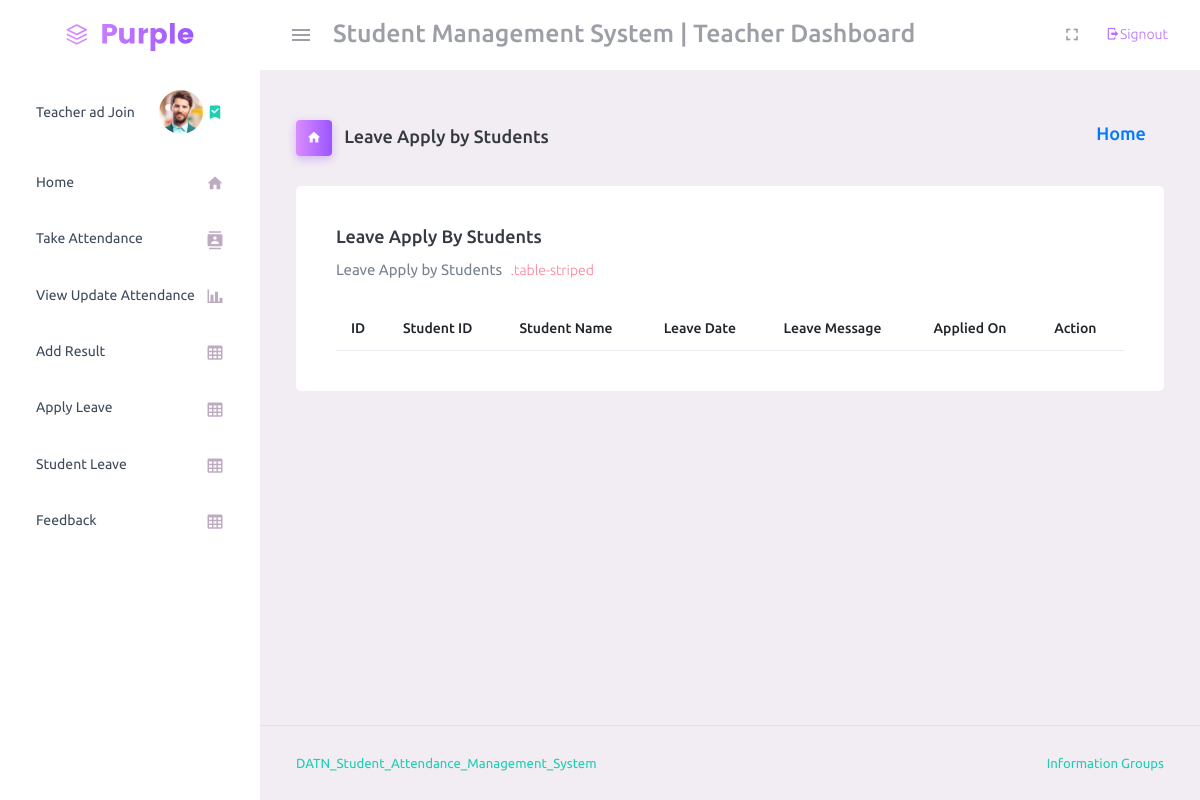
The page /student_leave_view/ (signed in) on the database as committed earlier.
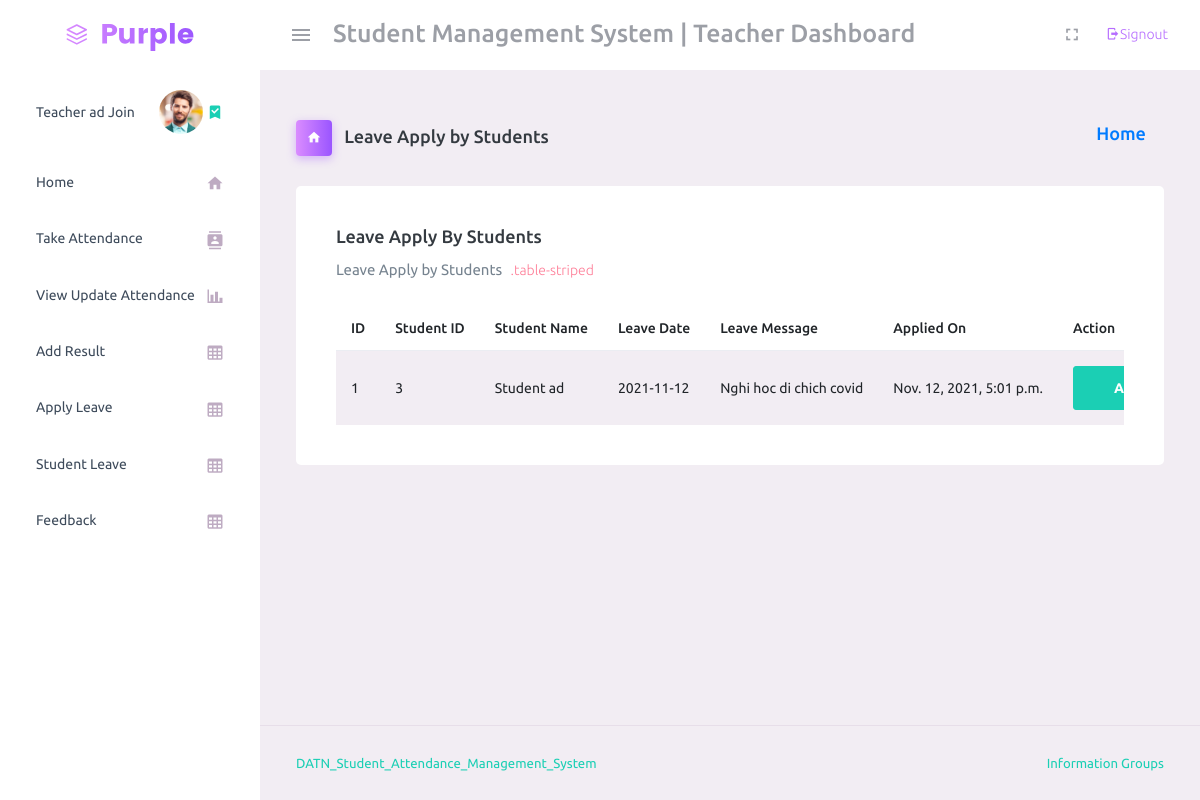
The same page on the database as committed later.
### student_management_app/models.py (models this page shows)
class LeaveReportStudent(models.Model):
    id = models.AutoField(primary_key=True)
    student_id = models.ForeignKey(Students, on_delete=models.CASCADE)
    leave_date = models.CharField(max_length=255)
    leave_message = models.TextField()
    leave_status = models.BooleanField(default=False)
    created_at = models.DateTimeField(auto_now_add=True)
    updated_at = models.DateTimeField(auto_now_add=True)
    objects = models.Manager()

class Students(models.Model):
    id=models.AutoField(primary_key=True)
    name = models.CharField(max_length=255)
    email = models.CharField(max_length=255)
    password = models.CharField(max_length=255)
    admin=models.OneToOneField(CustomUser,on_delete=models.CASCADE)
    gender=models.CharField(max_length=255)
    profile_pic=models.FileField()
    address=models.TextField()
    course_id=models.ForeignKey(Courses,on_delete=models.DO_NOTHING, default=1)
    session_year_id = models.ForeignKey(SessionYearModel, on_delete=models.DO_NOTHING, default=1)
    created_at=models.DateTimeField(auto_now_add=True)
    updated_at=models.DateTimeField(auto_now_add=True)
    objects = models.Manager()

class CustomUser(AbstractUser):
    user_type_data = ((1, "HOD"), (2, "Teacher"), (3, "Student"))
    user_type = models.CharField(default=1, choices=user_type_data, max_length=10)

### student_management_app/TeacherViews.py (the view)
# urls.py: path('student_leave_view/', TeacherViews.student_leave_view, name="student_leave_view"),
def student_leave_view(request):
    leaves = LeaveReportStudent.objects.all()
    context = {
        "leaves": leaves
    }
    return render(request, 'teacher_template/student_leave_view.html', context)

### student_management_app/templates/teacher_template/student_leave_view.html (shortened to what this page needs)
{% extends 'teacher_template/base_template.html'%}
{% load static %}
{% block page_title %}
Leave Apply by Students
{% endblock page_title %}
{% block content %}
    <div class="card">
        <div class="card-body">
        <div class="search-field d-none d-md-block">
            <h4 class="card-title">Leave Apply by Students</h4>
            <p class="card-description"> Leave Apply by Students <code>.table-striped</code></p>
        </div>
        <div class="card-body table-responsive p-0">
            <table class="table table-striped table-hover text-nowrap ">
                <thead>
                    <tr>
                        <th>ID</th>
                        <th>Student ID</th>
                        <th>Student Name</th>
                        <th>Leave Date</th>
                        <th>Leave Message</th>
                        <th>Applied On</th>
                        <th>Action</th>
                    </tr>
                </thead>
                {% for leave in leaves %}
                    <tbody>
                        <tr>
                            <td>{{ leave.id }}</td>
                            <td>{{ leave.student_id.admin.id }}</td>
                            <td>{{ leave.student_id.admin.first_name }} {{ feedback.student_id.admin.last_name }}</td>
                            <td>{{ leave.leave_date }}</td>
                            <td>{{ leave.leave_message }}</td>
                            <td>{{ leave.created_at }}</td>
                            <td>
                                {% if leave.leave_status == 0 %}
                                    <a href="{% url 'student_leave_approve' leave_id=leave.id %}" class="btn btn-success">Approve</a>
                                {% elif leave.leave_status == 1 %}
                                    <button class="btn btn-warning" disabled="disabled">Approved</button>
                                {% else %}
                                    <button class="btn btn-danger" disabled="disabled">Rejected</button>
                                {% endif %}
                            </td>
                        </tr>
                    </tbody>
                {% endfor %}
            </table>
        </div>
        </div>
    </div>
{% endblock content %}

Rows that differ between the two databases and show on the page:
added LeaveReportStudent: id "1", student_id.admin.id "3", student_id.admin.first_name "Student ad", leave_date "2021-11-12", leave_message "Nghi hoc di chich covid", created_at "Nov. 12, 2021, 5:01 p.m.", leave_status "Approve"
